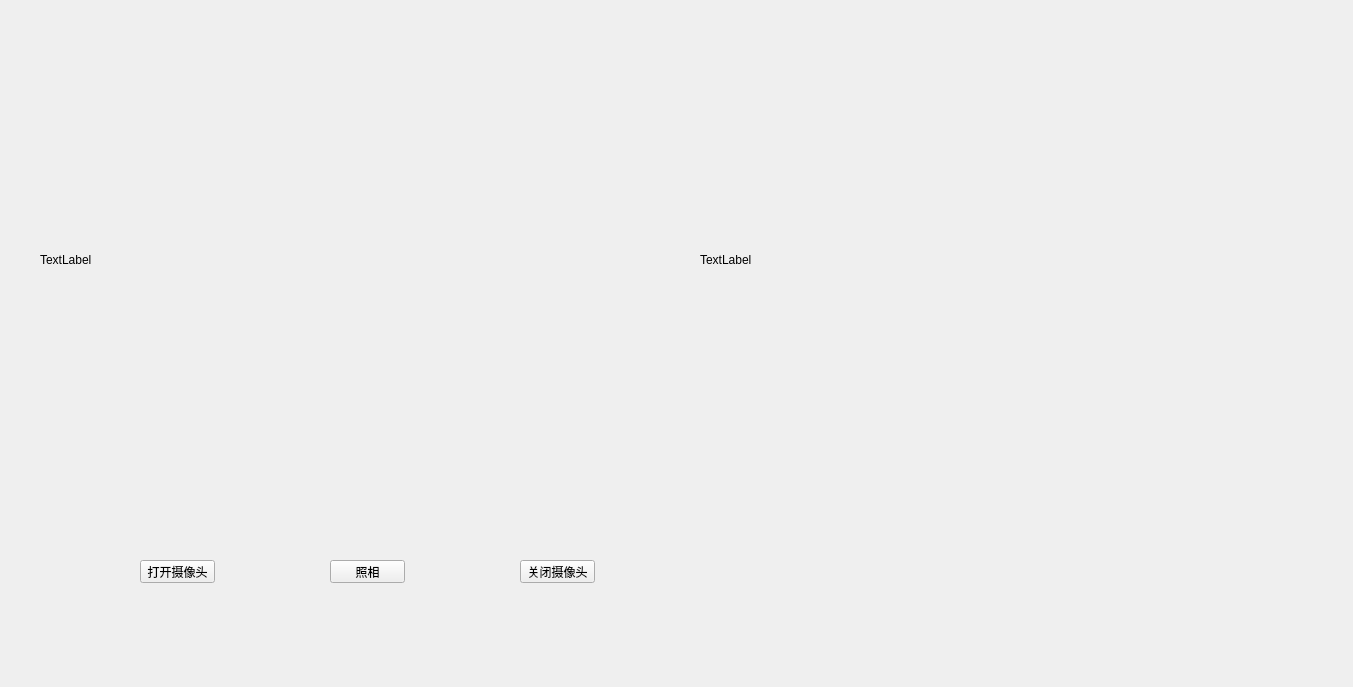
<?xml version="1.0" encoding="UTF-8"?>
<ui version="4.0">
 <class>cameraget</class>
 <widget class="QWidget" name="cameraget">
  <property name="geometry">
   <rect>
    <x>0</x>
    <y>0</y>
    <width>1353</width>
    <height>687</height>
   </rect>
  </property>
  <property name="windowTitle">
   <string>cameraget</string>
  </property>
  <widget class="QPushButton" name="open">
   <property name="geometry">
    <rect>
     <x>140</x>
     <y>560</y>
     <width>75</width>
     <height>23</height>
    </rect>
   </property>
   <property name="text">
    <string>打开摄像头</string>
   </property>
  </widget>
  <widget class="QPushButton" name="pic">
   <property name="geometry">
    <rect>
     <x>330</x>
     <y>560</y>
     <width>75</width>
     <height>23</height>
    </rect>
   </property>
   <property name="text">
    <string>照相</string>
   </property>
  </widget>
  <widget class="QPushButton" name="closeCam">
   <property name="geometry">
    <rect>
     <x>520</x>
     <y>560</y>
     <width>75</width>
     <height>23</height>
    </rect>
   </property>
   <property name="text">
    <string>关闭摄像头</string>
   </property>
  </widget>
  <widget class="QLabel" name="label">
   <property name="geometry">
    <rect>
     <x>40</x>
     <y>20</y>
     <width>640</width>
     <height>480</height>
    </rect>
   </property>
   <property name="text">
    <string>TextLabel</string>
   </property>
  </widget>
  <widget class="QLabel" name="label_2">
   <property name="geometry">
    <rect>
     <x>700</x>
     <y>20</y>
     <width>640</width>
     <height>480</height>
    </rect>
   </property>
   <property name="text">
    <string>TextLabel</string>
   </property>
  </widget>
 </widget>
 <layoutdefault spacing="6" margin="11"/>
 <resources/>
 <connections/>
</ui>
